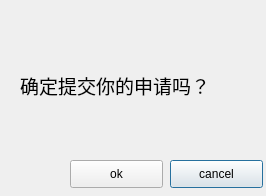
<?xml version="1.0" encoding="UTF-8"?>
<ui version="4.0">
 <class>DialogProjection</class>
 <widget class="QDialog" name="DialogProjection">
  <property name="geometry">
   <rect>
    <x>0</x>
    <y>0</y>
    <width>266</width>
    <height>196</height>
   </rect>
  </property>
  <property name="windowTitle">
   <string>Dialog</string>
  </property>
  <property name="windowIcon">
   <iconset theme="QIcon::ThemeIcon::DocumentOpen"/>
  </property>
  <widget class="QPushButton" name="btnProjectionCancel">
   <property name="geometry">
    <rect>
     <x>170</x>
     <y>160</y>
     <width>93</width>
     <height>28</height>
    </rect>
   </property>
   <property name="text">
    <string>cancel</string>
   </property>
  </widget>
  <widget class="QPushButton" name="btnProjectionOk">
   <property name="geometry">
    <rect>
     <x>70</x>
     <y>160</y>
     <width>93</width>
     <height>28</height>
    </rect>
   </property>
   <property name="text">
    <string>ok</string>
   </property>
  </widget>
  <widget class="QLabel" name="label">
   <property name="geometry">
    <rect>
     <x>20</x>
     <y>70</y>
     <width>241</width>
     <height>31</height>
    </rect>
   </property>
   <property name="font">
    <font>
     <family>华文细黑</family>
     <pointsize>14</pointsize>
    </font>
   </property>
   <property name="text">
    <string>确定提交你的申请吗？</string>
   </property>
  </widget>
 </widget>
 <resources/>
 <connections>
  <connection>
   <sender>btnProjectionCancel</sender>
   <signal>clicked()</signal>
   <receiver>DialogProjection</receiver>
   <slot>close()</slot>
   <hints>
    <hint type="sourcelabel">
     <x>346</x>
     <y>293</y>
    </hint>
    <hint type="destinationlabel">
     <x>199</x>
     <y>159</y>
    </hint>
   </hints>
  </connection>
 </connections>
</ui>
